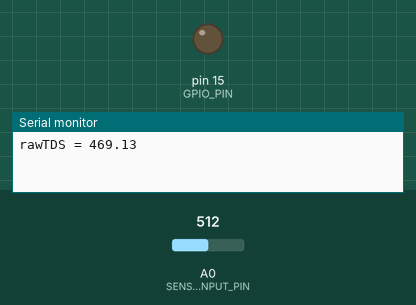
This sketch was run on a simulated Arduino Uno, built with avr-gcc and run on an emulated ATmega328P. On the bench: output pins drawn as LEDs (lit = HIGH), the last lines printed to the serial monitor. The test bench sets the inputs (shaded band); at power-on: A0 (SENSOR_INPUT_PIN) = 512. Raw I2C reads return 0.

Above: at 26.0 s.
At 49.2 s:
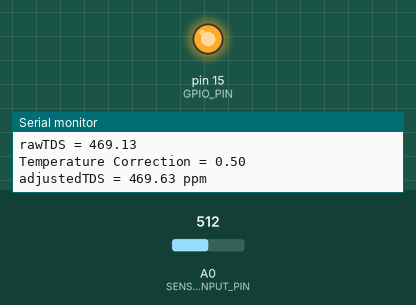
Timing chart, 0 to 66.5 s (numbered marks = the images above):
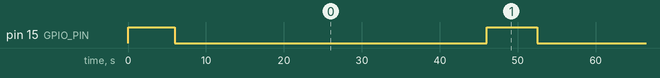

Measured:
- by itself, pin 15 (GPIO_PIN): alternates HIGH for 6.5 s and LOW for 40.0 s

The sketch:

TDS_I2C_sketch_v4.ino
```cpp
#include <Wire.h>

// Pin Definitions
#define SENSOR_INPUT_PIN A0   // Data Wire is plugged into ADC Port
#define GPIO_PIN 15           // Power Port is GPIO PIN 15

// Timing Intervals
#define POLLING_INTERVAL 25000   // Interval for polling
#define SAMPLING_INTERVAL 40000  // Interval for sampling
#define SENDING_INTERVAL 5000    // Interval for sending

// Global Variables
int sensorValue = 0;             // Variable to store sensor value
float tdsValue = 0;               // Variable to store TDS value
float adjustedTds = 0;           // Adjusted TDS calculation
float Voltage = 0;               // Variable to store voltage
float VC = 3.3;                   // Voltage Constant
int slaveAddress = 8;            // Slave device address
String FeatherID = "F1: ";       // Device ID
bool codeExecuted = false;       // Flag for code execution
const int16_t I2C_SLAVE = 8;     // I2C slave address
float receivedFloatValue;        // Received float value
float receivedFloatTemp;         // Received temperature value
uint8_t messageType = 0x03;      // Message type
uint8_t messageLength = 8;       // Message length

// Constants for temperature coefficient calculation
const float tempCoefficient = 0.02;  // 2% Coefficient calculation
const float referenceTemp = 25.0;    // Reference temperature for calibration

// Function Prototypes
void setup();
void loop();
float adjustTds(float rawTDS, float temperature);
void transmitSlave();

void setup() {
    // Initialize Serial Communication
    Serial.begin(9600);
    while (!Serial); // Wait for serial port to connect

    // Set GPIO PIN as OUTPUT for controlling power
    pinMode(GPIO_PIN, OUTPUT);

    // Initialize Wire library
    Wire.begin();

    // Execute code only once
    if (!codeExecuted) {
        int tdsSenseIterations = 10;
        digitalWrite(GPIO_PIN, HIGH); // Power on the sensor
        delay(1000); // Wait for sensor stabilization

        // Perform multiple readings for calibration
        for (int i = 0; i < tdsSenseIterations; i++) {
            delay(500); // Wait for sensor stabilization
            sensorValue = analogRead(SENSOR_INPUT_PIN); // Read analog value from sensor
            Voltage = sensorValue * VC / 1024.0; // Convert analog reading to voltage
            tdsValue = (133.42 / Voltage * Voltage * Voltage - 255.86 * Voltage * Voltage + 857.39 * Voltage) * 0.5; // Convert voltage value to TDS value
        }

        digitalWrite(GPIO_PIN, LOW); // Power off the sensor
        Serial.print("rawTDS = ");
        Serial.println(tdsValue);
        codeExecuted = true;
    }
}

void loop() {
    static unsigned long pollingTime = millis();

    // Polling Interval Check
    if (millis() - pollingTime > POLLING_INTERVAL) {
        // Serial.println("Attempting message retrieval");
        Wire.requestFrom(I2C_SLAVE, 8); // Request 8 bytes from slave device #8

        while (Wire.available()) { // Slave may send less than requested
            uint8_t receivedMessageType = Wire.read(); // Read the message type byte
            uint8_t receivedMessageLength = Wire.read(); // Read the message length byte

            // Handle message type 0x02 (temperature value)
            if (receivedMessageType == 0x02 && receivedMessageLength == 8) {
                uint8_t byteArray[sizeof(float)]; // Create an array to store the bytes of the float

                for (int i = 0; i < receivedMessageLength; i++) {
                    byteArray[i] = Wire.read(); // Read bytes of the message body into byteArray
                }

                // Reconstruct the float value from byteArray
                float *ptr = reinterpret_cast<float*>(byteArray); // Type punning
                receivedFloatValue = *ptr; // Assign the reconstructed float value
                receivedFloatTemp = receivedFloatValue;
            }
        }

        pollingTime = millis();
        // Serial.println("Received temperature value:");
        // Serial.println(receivedFloatTemp); // Print the reconstructed temperature value
    }

    static unsigned long samplingTime = millis();

    // Sampling Interval Check
    if (millis() - samplingTime > SAMPLING_INTERVAL) {
        digitalWrite(GPIO_PIN, HIGH); // Power on the sensor
        delay(1500); // Wait for sensor stabilization
        sensorValue = analogRead(SENSOR_INPUT_PIN); // Read analog value from sensor
        Voltage = sensorValue * VC / 1024.0; // Convert analog reading to voltage
        tdsValue = (133.42 / Voltage * Voltage * Voltage - 255.86 * Voltage * Voltage + 857.39 * Voltage) * 0.5; // Convert voltage value to TDS value
        adjustedTds = adjustTds(tdsValue, receivedFloatTemp); // Calculate the adjusted TDS
        delay(5000); // Wait for sensor stabilization
        digitalWrite(GPIO_PIN, LOW); // Power off the sensor
        samplingTime = millis();
    }

    static unsigned long sendingTime = millis();

    // Sending Interval Check
    if (millis() - sendingTime > SENDING_INTERVAL) {
        transmitSlave(); // Transmit temperature to slave device
        sendingTime = millis();
    }
}

// Function to calculate adjusted TDS reading based on temperature
float adjustTds(float rawTDS, float temperature) {
    // Calculate temperature correction factor
    float tempCorrection = 1.0 + tempCoefficient * (temperature - referenceTemp);
    Serial.print("Temperature Correction = ");
    Serial.println(tempCorrection);
    // Adjust TDS reading based on temperature
    float adjustedTds = rawTDS + tempCorrection;
    Serial.print("adjustedTDS = ");
    Serial.print(adjustedTds); // Print TDS value to serial monitor
    Serial.println(" ppm");
    return adjustedTds;
}

// Transmit to slave
void transmitSlave() {
    Wire.beginTransmission(slaveAddress); // Start I2C transmission with slave (Arduino)
    Wire.write(messageType); // Send message type
    Wire.write(messageLength); // Send message length
    uint8_t byteArray[sizeof(float)]; // Create byte array to store temperature
    memcpy(byteArray, &adjustedTds, sizeof(float)); // Copy temperature value to byte array

    for (int i = 0; i < sizeof(float); i++) {
        Wire.write(byteArray[i]); // Send temperature byte by byte
    }

    Wire.endTransmission(); // End transmission
    // Serial.println("Message Sent"); // Print status message
}
```
